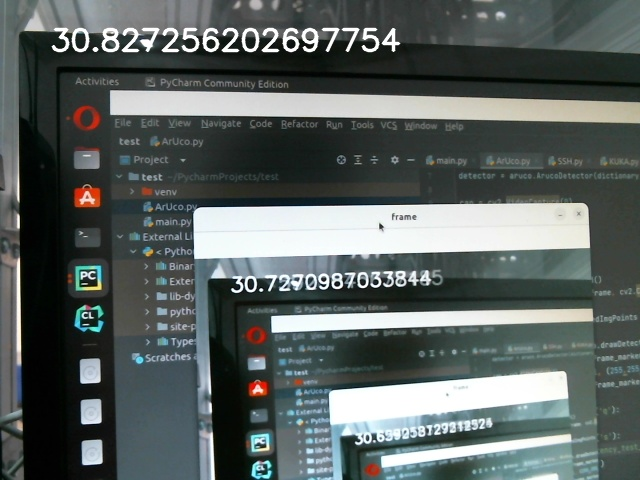
#> input picture latency_test_0.jpg, 640 x 480 px, given in place of the camera
$ python camera_saver.py
#> lines starting #> are read from the running program, lines starting #| are printed output that depends on the picture; after the words box and inside, x2 and y2 are one past the last pixel; in counts of white or black regions, pixels touching at a corner belong together
import cv2
from cv2 import aruco
import time
import numpy as np


dictionary = aruco.getPredefinedDictionary(aruco.DICT_4X4_50)
parameters = aruco.DetectorParameters()
detector = aruco.ArucoDetector(dictionary, parameters)

cap = cv2.VideoCapture("/dev/video0")
cap.set(cv2.CAP_PROP_FRAME_WIDTH, 800)
cap.set(cv2.CAP_PROP_FRAME_HEIGHT, 448)
cap.set(cv2.CAP_PROP_FPS, 30)

#
t = time.time()
counter = 0
ret, frame = cap.read()
#> frame is the input picture: shape (480, 640, 3); mean B, G, R 96.4, 98.1, 90.1
flag = False
try:
    while True:
        ret, frame = cap.read()
        if flag:
            cv2.imwrite(f"calibration_{counter}.jpg", frame)
            print("save")
            flag=False
        grayColor = cv2.cvtColor(frame, cv2.COLOR_BGR2GRAY)
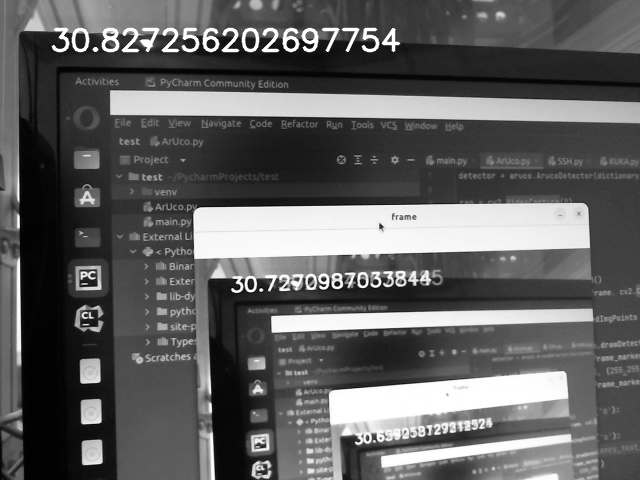
#> grayColor: shape (480, 640); min 0, max 255, mean 95.5
        ret, thresh1 = cv2.threshold(grayColor, 127, 255, cv2.THRESH_BINARY)
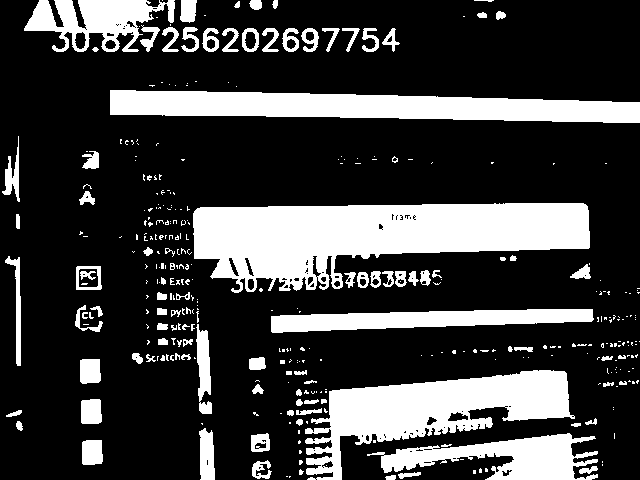
#> thresh1: shape (480, 640); 24.5% white; 360 white regions (257 under 20 px), largest, box (x1, y1, x2, y2) and area: (193, 203, 590, 293) 22279, (305, 370, 575, 480) 12654, (110, 90, 640, 123) 12229
        krn = cv2.getStructuringElement(cv2.MORPH_RECT, (50, 30))
        dlt = cv2.dilate(thresh1, krn, iterations=30)
#> dlt: shape (480, 640); every value is 255
        res = np.uint8(255 - cv2.bitwise_and(dlt, thresh1))
        cv2.imshow('frame', res)
        key = cv2.waitKey(3)
#> (key q is pressed here)
        if key & 0xFF == ord('q'):
            break
        if key & 0xFF == ord('s'):
            flag=True
            counter+=1
    cv2.destroyWindow('frame')
    cap.release()
except KeyboardInterrupt:
    cv2.destroyWindow('frame')
    cap.release()

$ run again, on calibration_1.jpg
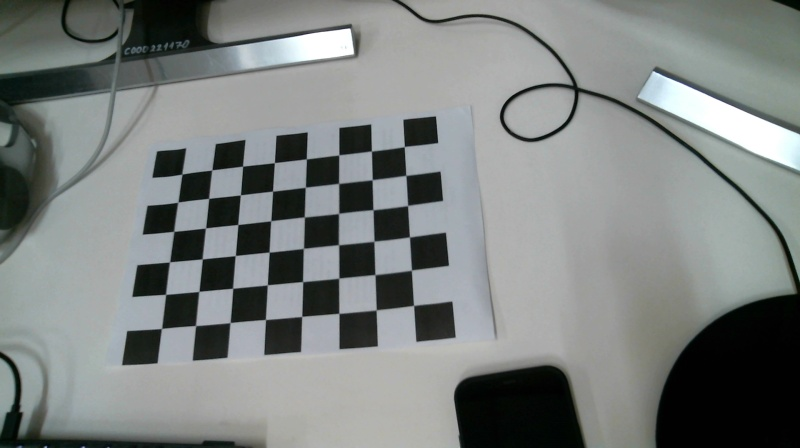
#> input picture calibration_1.jpg, 800 x 448 px, given in place of the camera
#> frame is the input picture: shape (448, 800, 3); mean B, G, R 127.4, 128.9, 124.3
#> `ret, thresh1 = cv2.threshold(grayColor, 127, 255, cv2.THRESH_BINARY)`:
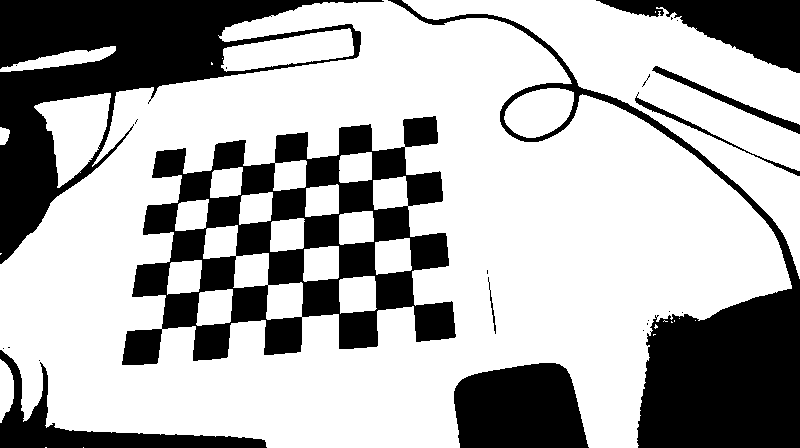
#> thresh1: shape (448, 800); 68% white; 24 black regions (15 under 20 px), largest, box (x1, y1, x2, y2) and area: (122, 116, 456, 365) 34799, (0, 0, 384, 264) 29855, (388, 0, 800, 448) 25996
#> dlt: shape (448, 800); every value is 255

$ run again, on calibration_2.jpg
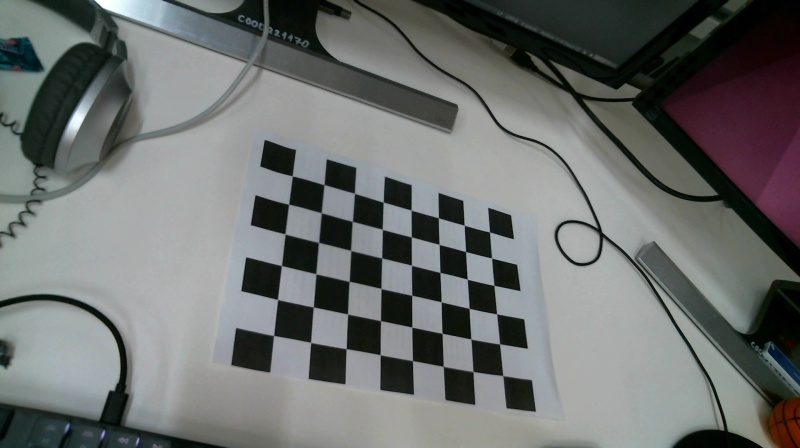
#> input picture calibration_2.jpg, 800 x 448 px, given in place of the camera
#> frame is the input picture: shape (448, 800, 3); mean B, G, R 110, 111.4, 108.5
#> `grayColor = cv2.cvtColor(frame, cv2.COLOR_BGR2GRAY)`:
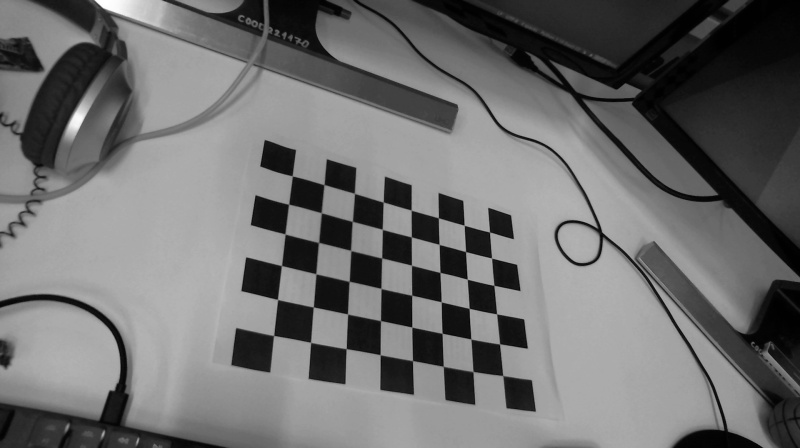
#> grayColor: shape (448, 800); min 0, max 255, mean 110.4
#> `ret, thresh1 = cv2.threshold(grayColor, 127, 255, cv2.THRESH_BINARY)`:
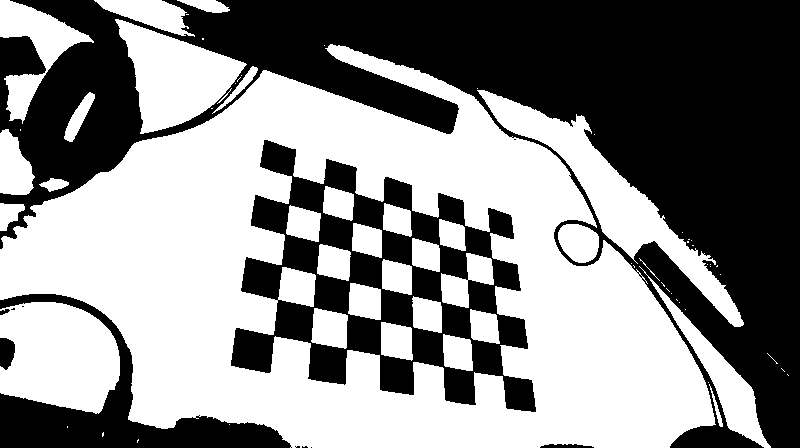
#> thresh1: shape (448, 800); 53.8% white; 12 black regions (6 under 20 px), largest, box (x1, y1, x2, y2) and area: (0, 0, 800, 448) 122399, (231, 140, 536, 412) 31092, (0, 294, 292, 448) 11570, (0, 338, 15, 370) 386, (540, 444, 594, 448) 163, (0, 309, 10, 315) 36
#> dlt: shape (448, 800); every value is 255

$ run again, on calibration_3.jpg
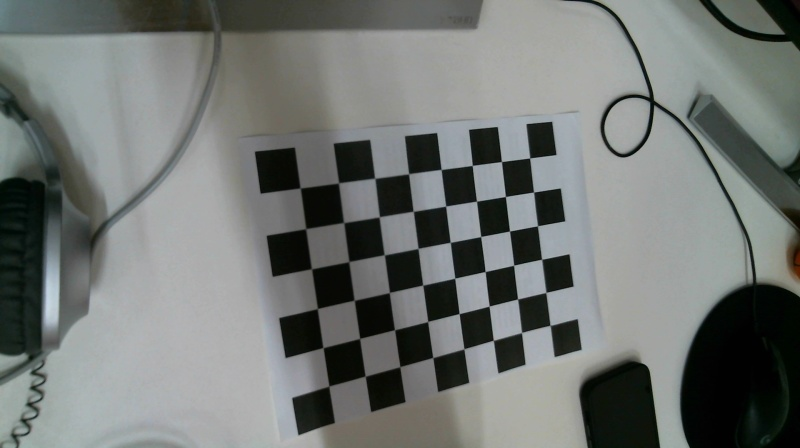
#> input picture calibration_3.jpg, 800 x 448 px, given in place of the camera
#> frame is the input picture: shape (448, 800, 3); mean B, G, R 115.4, 118.1, 114
#> `ret, thresh1 = cv2.threshold(grayColor, 127, 255, cv2.THRESH_BINARY)`:
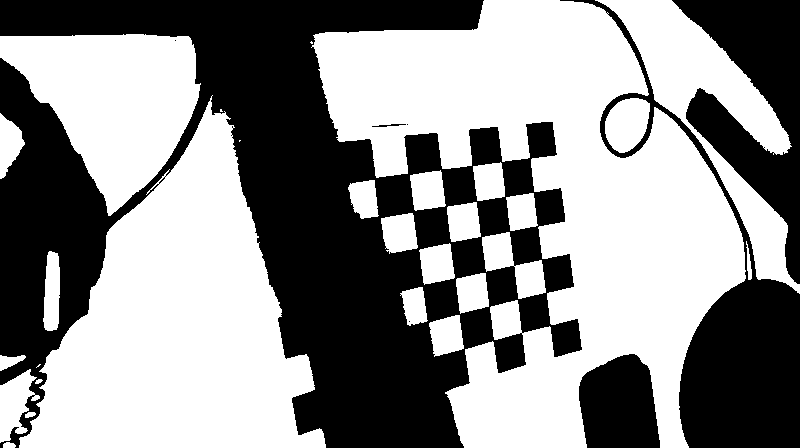
#> thresh1: shape (448, 800); 56.3% white; 8 black regions (3 under 20 px), largest, box (x1, y1, x2, y2) and area: (0, 0, 582, 448) 114496, (560, 0, 800, 448) 20487, (672, 0, 800, 284) 15544, (579, 354, 660, 448) 6212, (372, 124, 406, 127) 50
#> dlt: shape (448, 800); every value is 255
